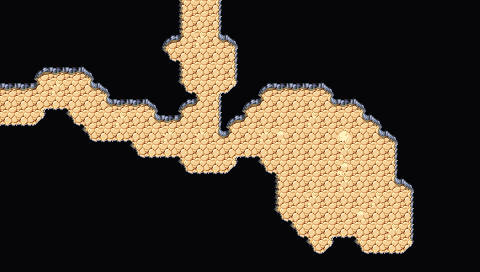

This is a level from a 2D game, rendered from its Tiled map with the project's own tilesets. A one-line summary and the map file follow, with tile-layer data summarised:
An orthogonal 30x17 tile map with 16x16 px tiles, 3 tile layers (Background, Walls, Clutter), 2 tilesets and 5 objects.

<map version="1.10" tiledversion="1.10.1" orientation="orthogonal" renderorder="right-down" width="30" height="17" tilewidth="16" tileheight="16" infinite="0" nextlayerid="6" nextobjectid="83">
 <editorsettings>
  <export target="wastetown..tmx" format="tmx" />
 </editorsettings>
 <tileset firstgid="1" source="../../../tileset/main.tsx" />
 <tileset firstgid="10113" source="../../../tileset/buildings.tsx" />
 <layer id="1" name="Background" width="30" height="17">
  <data>[510 cells, 510 non-empty, 1 distinct tile ids]</data>
 </layer>
 <layer id="2" name="Walls" width="30" height="17">
  <data>[510 cells, 438 non-empty, 15 distinct tile ids]</data>
 </layer>
 <layer id="3" name="Clutter" width="30" height="17">
  <properties>
   <property name="spriteLayer" type="bool" value="true" />
  </properties>
  <data>[510 cells, 16 non-empty, 4 distinct tile ids]</data>
 </layer>
 <objectgroup id="4" name="Objects">
  <object id="75" template="../../../obj/door_right.tx" x="1" y="111.667">
   <properties>
    <property name="teleport" value="../common/maps/map/cave/cave_multilevel/cave_16BR2.tmx" />
    <property name="teleportObjectId" value="73" />
   </properties>
  </object>
  <object id="76" template="../../../obj/door_down.tx" x="193.333" y="16.3333">
   <properties>
    <property name="teleport" value="../common/maps/map/cave/cave_multilevel/cave_16BR3U.tmx" />
    <property name="teleportObjectId" value="77" />
   </properties>
  </object>
  <object id="78" template="../../../obj/enemy.tx" x="314.961" y="166.653" visible="1">
   <properties>
    <property name="effect" value="{ &quot;startBattleWithCard&quot;: [ &quot;Dralnu's Crusade&quot; ] }" />
    <property name="enemy" value="Undead Goblin" />
    <property name="hidden" type="bool" value="false" />
    <property name="pursueRange" type="float" value="60" />
    <property name="threatRange" type="float" value="30" />
   </properties>
  </object>
  <object id="81" template="../../../obj/treasure.tx" x="375.728" y="217.222">
   <properties>
    <property name="reward">[
  {
    "type": "item",
    "count": 1,
    "probability": 1,
    "itemName": "Third Shard"
  }
]</property>
   </properties>
  </object>
  <object id="82" template="../../../obj/manashards.tx" x="336.208" y="234.22" />
 </objectgroup>
</map>